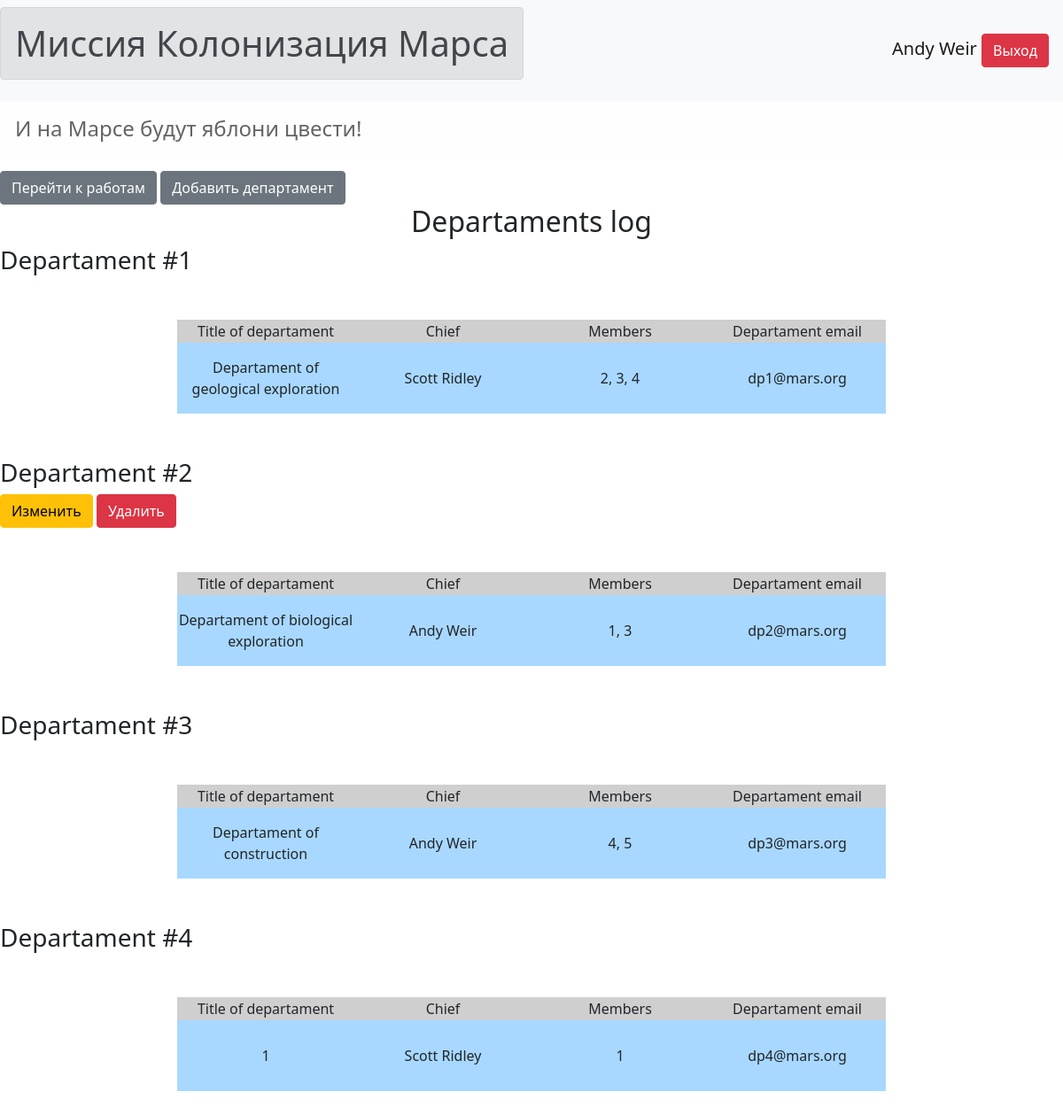
The page /dep_log (signed in) on the database its author committed.
### data/users.py (models this page shows, shortened)
class User(SqlAlchemyBase, UserMixin, SerializerMixin):
    __tablename__ = 'users'
    id = sqlalchemy.Column(sqlalchemy.Integer, primary_key=True, autoincrement=True)
    name = sqlalchemy.Column(sqlalchemy.String, nullable=True)
    about = sqlalchemy.Column(sqlalchemy.String, nullable=True)
    email = sqlalchemy.Column(sqlalchemy.String, index=True, unique=True, nullable=True)
    hashed_password = sqlalchemy.Column(sqlalchemy.String, nullable=True)
    created_date = sqlalchemy.Column(sqlalchemy.DateTime, default=datetime.datetime.now)
    city_from = sqlalchemy.Column(sqlalchemy.String, nullable=True)
    news = orm.relation("News", back_populates='user')

### data/departament.py (models this page shows, shortened)
class Departament(SqlAlchemyBase, SerializerMixin):
    __tablename__ = 'departament'
    id = sqlalchemy.Column(sqlalchemy.Integer,
                           primary_key=True, autoincrement=True)
    title = sqlalchemy.Column(sqlalchemy.String, nullable=True)
    chief_id = sqlalchemy.Column(sqlalchemy.Integer, nullable=True)
    members = sqlalchemy.Column(sqlalchemy.String, nullable=True)
    email = sqlalchemy.Column(sqlalchemy.String,
                              index=True, unique=True, nullable=True)

### main.py (the view)
@app.route('/dep_log')
def show_deps():
    params = {'deps': []}
    global_init('db/blogs.db')
    db_sess = create_session()
    for dep in db_sess.query(Departament).all():
        sess = create_session()
        user = sess.query(User).filter(User.id == dep.chief_id).first()
        team_lead = f'{user.name}'
        params[f'deps'].append([dep.id, dep.title, team_lead, dep.members, dep.email, user.id])
    return render_template('dep_log.html', **params)

### data/db_session.py (called while the page is built, shortened)
def global_init(db_file):
    global __factory
    if __factory:
        return

def create_session() -> Session:
    global __factory
    return __factory()

### main.py (called while the page is built)
@login_manager.user_loader
def load_user(user_id):
    global_init('db/blogs.db')
    db_sess = db_session.create_session()
    return db_sess.query(User).get(user_id)

### templates/dep_log.html
{% extends "base.html" %}
{% block content %}
<a href="/index" class="btn btn-secondary">Перейти к работам</a>
{% if current_user.is_authenticated %}
<a href="/dep_adding" class="btn btn-secondary">Добавить департамент</a>
{% endif %}
<h2 align="center">Departaments log</h2>
{% for i in deps %}
    <h3>Departament #{{ i[0] }}</h3>
    <table>
        <tr>
            <td bgcolor="cfcfcf">Title of departament</td>
            <td bgcolor="cfcfcf">Chief</td>
            <td bgcolor="cfcfcf">Members</td>
            <td bgcolor="cfcfcf">Departament email</td>
        </tr>
        <tr>
            <td height="80px" bgcolor="a8d8ff">{{i[1]}}</td>
            <td height="80px" bgcolor="a8d8ff">{{i[2]}}</td>
            <td height="80px" bgcolor="a8d8ff">{{i[3]}}</td>
            <td height="80px" bgcolor="a8d8ff">{{i[4]}}</td>
        </tr>
        {% if current_user.is_authenticated and (current_user.id == i[5] or current_user.id == 1) %}
            <div>
                <a href="/edit-job/{{ i[0] }}" class="btn btn-warning">Изменить</a>
                <a href="/delete-job/{{ i[0] }}" class="btn btn-danger">Удалить</a>
            </div>
        {% endif %}
    </table>
{% endfor %}
{% endblock %}

### templates/base.html (shortened to what this page needs)
<!DOCTYPE html>
<html lang="en">
<head>
    <link href="https://cdn.jsdelivr.net/npm/bootstrap@5.1.3/dist/css/bootstrap.min.css" rel="stylesheet">
    <link rel="stylesheet" type="text/css" href="static/css/style.css">
</head>
<body>
    <header>
        <nav class="navbar navbar-light bg-light">
            <h1 class="alert alert-secondary">Миссия Колонизация Марса</h1>
            <div class="navbar-brand">
                {% if current_user.is_authenticated %}
                        {{ current_user.name }}
                        <a href="/logout" class="btn btn-danger">Выход</a>
                {% else %}
                        <a class="btn btn-primary " href="/register">Зарегистрироваться</a>
                        <a class="btn btn-success" href="/login">Войти</a>
                {% endif %}
            </div>
        </nav>
        <h4 class="alert alert-light">И на Марсе будут яблони цвести!</h4>
    </header>
    <main role="main">
        {% block content%}{% endblock %}
    </main>
</body>
</html>

### static/css/style.css (style rules this page uses)
table { width: 800px; box-sizing: border-box; border-collapse: collapse; margin: 50px auto; }
td { text-align: center; min-width: 200px; }
a { align: right; }

### rows shown on the page
User: name "Andy Weir", name "Andy Weir"
Departament: title "Departament of geological exploration", members "2, 3, 4", email "dp1@mars.org"
User: name "Scott Ridley" "Scott Ridley"
Departament: title "Departament of biological exploration", members "1, 3", email "dp2@mars.org"
Departament: title "Departament of construction", members "4, 5", email "dp3@mars.org"
User: name "Andy Weir"
Departament: email "dp4@mars.org"

### other values the page prints
{{ i[0] }} "1" "2" "3" "4"
{{ i[1] }} "1"
{{ i[3] }} "1"
